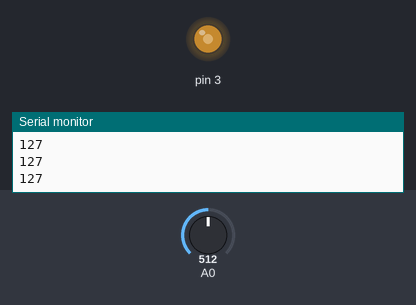
Simulated run of this sketch. Board: Arduino Uno, built with avr-gcc and run on an emulated ATmega328P. Shown: output pins drawn as LEDs (lit = HIGH), the last lines printed to the serial monitor. The test bench sets the inputs (shaded band); at power-on: A0 = 512.

Above: at 1.2 s.
1.3 s: A0 set to 716
At 1.6 s:
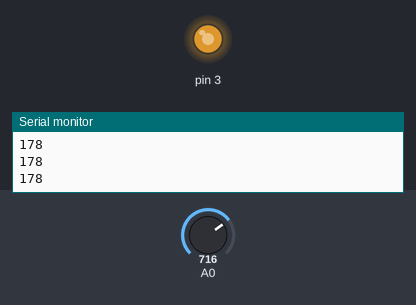
2.8 s: A0 set to 900
At 4.0 s:
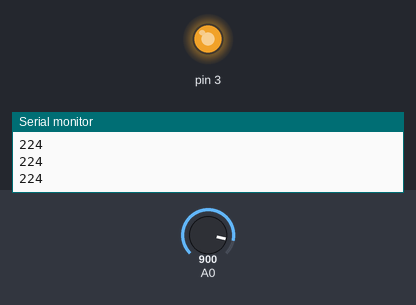
4.3 s: A0 set to 122
At 5.1 s:
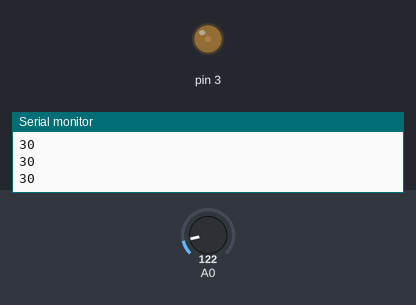
5.8 s: A0 set to 0
At 6.3 s:
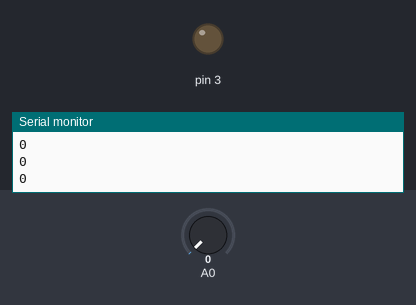
7.3 s: A0 set to 511
At 8.6 s:
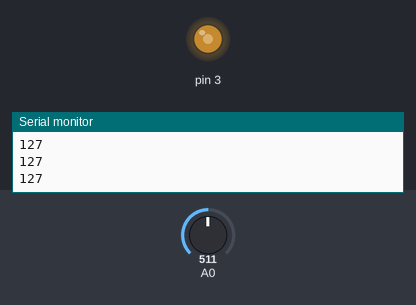
Timing chart, 0 to 9.8 s (numbered marks = the images above; inputs shaded):
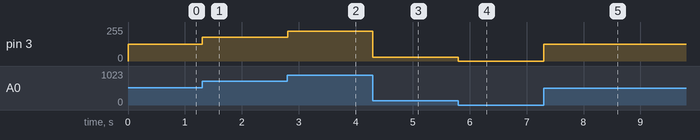

The sketch:

dim_led_with_potentiometer.ino
```cpp
void setup()
{
  pinMode(3, OUTPUT);
  pinMode(A0, INPUT);
  Serial.begin(9600);
}

void loop()
{
  int potValue = analogRead(A0);
  int writeValue = map(potValue, 0, 1023, 0, 255);
  analogWrite(3, writeValue);
  Serial.println(writeValue);
}
```

Measured:
- after the input at 1.3 s, pin 3: 127/255 → 178/255 at once
- after the input at 2.8 s, pin 3: 178/255 → 224/255 at once
- after the input at 4.3 s, pin 3: 224/255 → 30/255 at once
- after the input at 5.8 s, pin 3: 30/255 → 0/255 at once
- after the input at 7.3 s, pin 3: 0/255 → 127/255 at once
